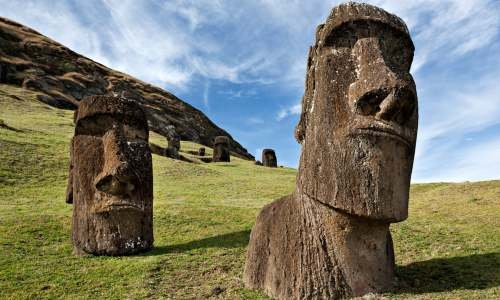
#> input picture HW#14/origin/Image3.jpg, 500 x 300 px
$ python crop.py
#> lines starting #> are read from the running program, lines starting #| are printed output that depends on the picture
import cv2
import os

image = cv2.imread("origin/Image3.jpg")
#> image is the input picture: shape (300, 500, 3); mean B, G, R 107.2, 122.5, 121.9
image = cv2.resize(image, dsize=(200, 120), interpolation=cv2.INTER_LINEAR)
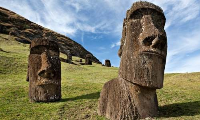
#> image: shape (120, 200, 3); mean B, G, R 107.2, 122.5, 121.9
cv2.imwrite("origin/Image3_crop.jpg", image)

$ run again, with HW#14/origin/Image1.jpg copied over HW#14/origin/Image3.jpg
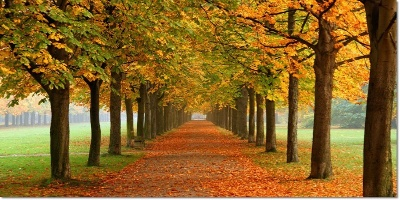
#> input picture HW#14/origin/Image1.jpg, 400 x 200 px
#> image is the input picture: shape (200, 400, 3); mean B, G, R 39, 100.6, 137
#> `image = cv2.resize(image, dsize=(200, 120), interpolation=cv2.INTER_LI..`:
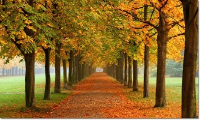
#> image: shape (120, 200, 3); mean B, G, R 39, 100.6, 137

$ run again, with HW#14/origin/Image2.jpg copied over HW#14/origin/Image3.jpg
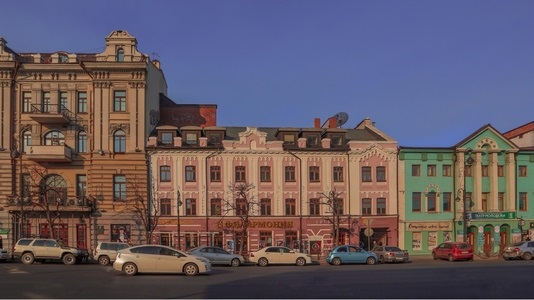
#> input picture HW#14/origin/Image2.jpg, 534 x 300 px
#> image is the input picture: shape (300, 534, 3); mean B, G, R 99.9, 89.4, 100
#> `image = cv2.resize(image, dsize=(200, 120), interpolation=cv2.INTER_LI..`:
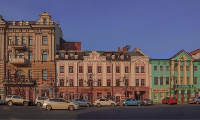
#> image: shape (120, 200, 3); mean B, G, R 99.6, 89.2, 99.8
